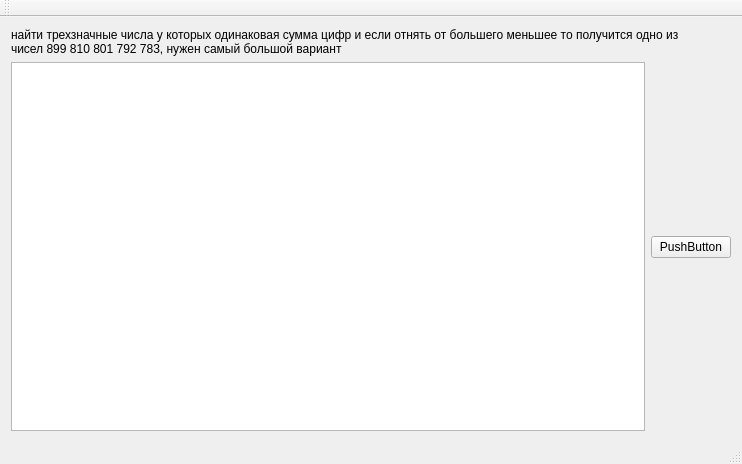
<?xml version="1.0" encoding="UTF-8"?>
<ui version="4.0">
 <class>MainWindow</class>
 <widget class="QMainWindow" name="MainWindow">
  <property name="geometry">
   <rect>
    <x>0</x>
    <y>0</y>
    <width>742</width>
    <height>464</height>
   </rect>
  </property>
  <property name="windowTitle">
   <string>MainWindow</string>
  </property>
  <widget class="QWidget" name="centralWidget">
   <layout class="QVBoxLayout" name="verticalLayout_2">
    <item>
     <widget class="QLabel" name="label">
      <property name="text">
       <string>найти трехзначные числа у которых одинаковая сумма цифр и если отнять от большего меньшее то получится одно из 
чисел 899 810 801 792 783, нужен самый большой вариант</string>
      </property>
     </widget>
    </item>
    <item>
     <layout class="QHBoxLayout" name="horizontalLayout">
      <item>
       <widget class="QTextEdit" name="textEdit"/>
      </item>
      <item>
       <layout class="QVBoxLayout" name="verticalLayout">
        <item>
         <spacer name="verticalSpacer">
          <property name="orientation">
           <enum>Qt::Vertical</enum>
          </property>
          <property name="sizeHint" stdset="0">
           <size>
            <width>20</width>
            <height>40</height>
           </size>
          </property>
         </spacer>
        </item>
        <item>
         <widget class="QPushButton" name="pushButton">
          <property name="text">
           <string>PushButton</string>
          </property>
         </widget>
        </item>
        <item>
         <spacer name="verticalSpacer_2">
          <property name="orientation">
           <enum>Qt::Vertical</enum>
          </property>
          <property name="sizeHint" stdset="0">
           <size>
            <width>20</width>
            <height>40</height>
           </size>
          </property>
         </spacer>
        </item>
       </layout>
      </item>
     </layout>
    </item>
   </layout>
  </widget>
  <widget class="QMenuBar" name="menuBar">
   <property name="geometry">
    <rect>
     <x>0</x>
     <y>0</y>
     <width>742</width>
     <height>22</height>
    </rect>
   </property>
  </widget>
  <widget class="QToolBar" name="mainToolBar">
   <attribute name="toolBarArea">
    <enum>TopToolBarArea</enum>
   </attribute>
   <attribute name="toolBarBreak">
    <bool>false</bool>
   </attribute>
  </widget>
  <widget class="QStatusBar" name="statusBar"/>
 </widget>
 <layoutdefault spacing="6" margin="11"/>
 <resources/>
 <connections/>
</ui>
